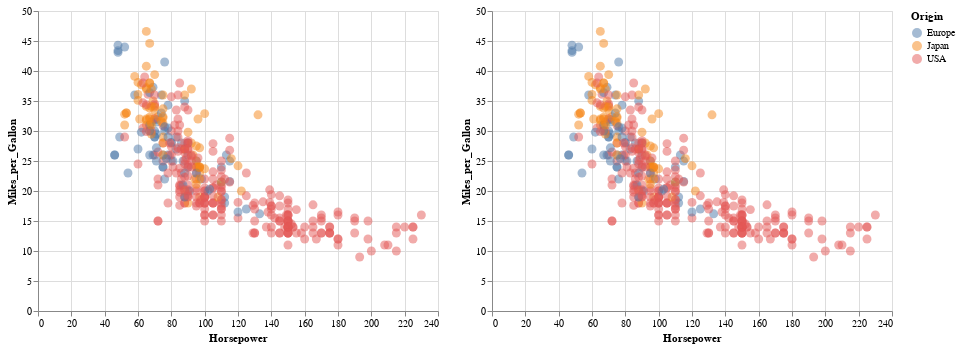

Source (notebook cell):
### Markdown cell above
So lets build a chart having tooltips and some basic interaction.

### Code cell
#1.1 add tooltip and default interactivity 
c1=hp_mpg.encode(
    tooltip='Name:N'
).interactive()

c2=hp_mpg.interactive() #Notice chart axes scales are interactive
(c1|c2)

### Figure 1 — Vega-Lite specification as saved in the notebook (floating-point values rounded to 4 significant figures; data arrays with more than 128 entries replaced by an {"elided": "..."} marker saying what was removed)
{"config": {"view": {"continuousWidth": 400, "continuousHeight": 300}}, "hconcat": [{"mark": {"type": "circle", "opacity": 0.5, "size": 80}, "encoding": {"color": {"field": "Origin", "type": "nominal"}, "tooltip": {"field": "Name", "type": "nominal"}, "x": {"field": "Horsepower", "type": "quantitative"}, "y": {"field": "Miles_per_Gallon", "type": "quantitative"}}, "selection": {"selector001": {"type": "interval", "bind": "scales", "encodings": ["x", "y"]}}}, {"mark": {"type": "circle", "opacity": 0.5, "size": 80}, "encoding": {"color": {"field": "Origin", "type": "nominal"}, "x": {"field": "Horsepower", "type": "quantitative"}, "y": {"field": "Miles_per_Gallon", "type": "quantitative"}}, "selection": {"selector002": {"type": "interval", "bind": "scales", "encodings": ["x", "y"]}}}], "data": {"name": "data-8e25068d8b9a578f41a59c91e539d690"}, "$schema": "https://vega.github.io/schema/vega-lite/v4.17.0.json", "datasets": {"data-8e25068d8b9a578f41a59c91e539d690": {"elided": "406 records"}}}
